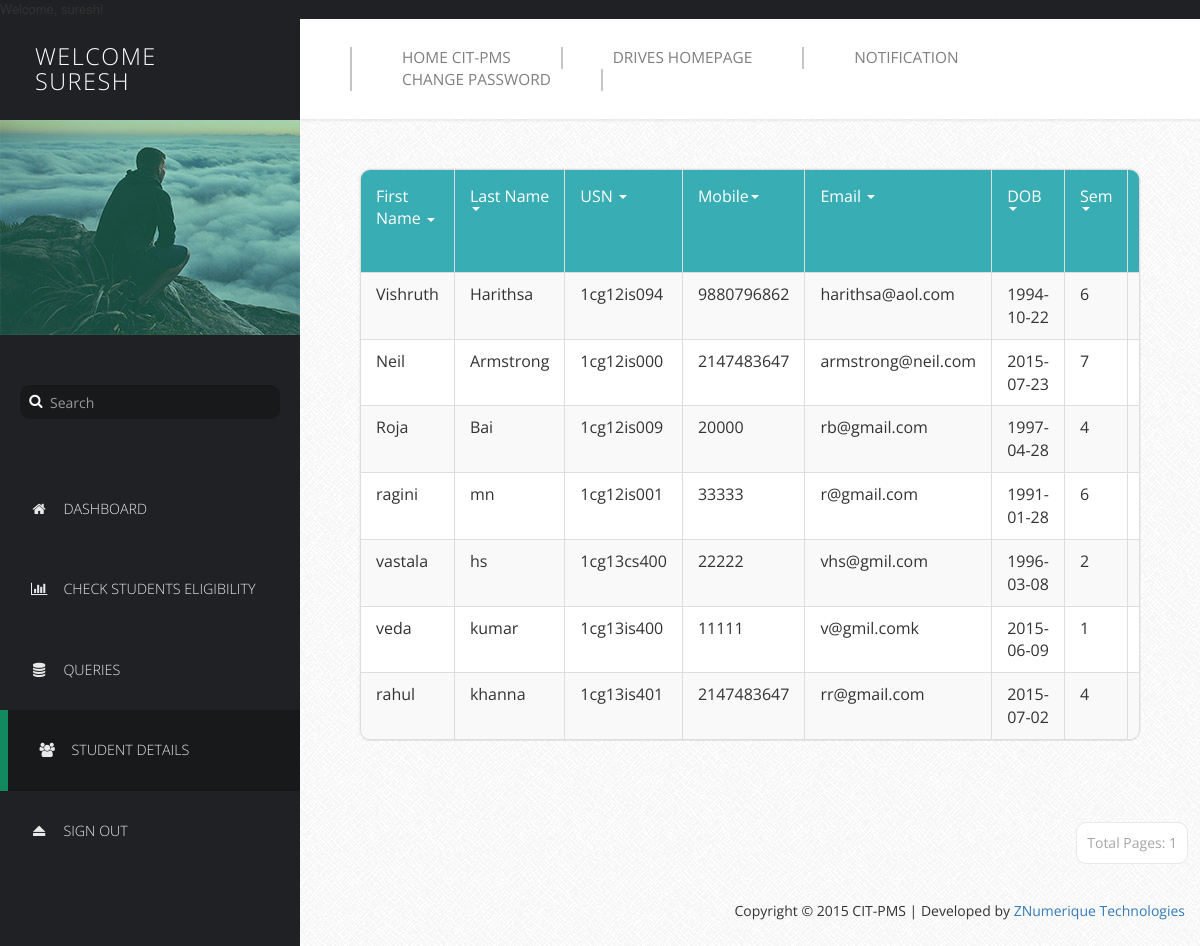
Screenshot of /Profilers/PriProfile/manage-users.php (signed in) with the database file from the repository.
### tables this page shows
CREATE TABLE IF NOT EXISTS `basicdetails` (
  `Id` int(11) NOT NULL AUTO_INCREMENT,
  `FirstName` varchar(25) NOT NULL,
  `LastName` varchar(25) NOT NULL,
  `USN` varchar(10) NOT NULL,
  `Mobile` bigint(11) NOT NULL,
  `Email` varchar(255) NOT NULL,
  `DOB` date NOT NULL,
  `Sem` int(11) NOT NULL,
  `Branch` varchar(15) NOT NULL,
  `SSLC` float NOT NULL,
  `PU/Dip` float NOT NULL,
  `BE` float NOT NULL,
  `Backlogs` int(11) NOT NULL,
  `HofBacklogs` tinyint(1) NOT NULL,
  `DetainYears` int(11) NOT NULL,
  `Approve` tinyint(1) NOT NULL DEFAULT '0',
  `ApprovalDate` date NOT NULL,
  PRIMARY KEY (`USN`),
  UNIQUE KEY `Id` (`Id`),
  UNIQUE KEY `USN_2` (`USN`,`Mobile`,`Email`)
);

### Profilers/PriProfile/manage-users.php (the view, shortened to what this page needs)
<!DOCTYPE html>
<html lang="en">
  <head>
    <link href="css/font-awesome.min.css" rel="stylesheet">
    <link href="css/bootstrap.min.css" rel="stylesheet">
    <link href="css/templatemo-style.css" rel="stylesheet">
  </head>
  <body>
    <div class="templatemo-flex-row">
      <div class="templatemo-sidebar">
        <header class="templatemo-site-header">
         <?php
          $Welcome = "Welcome";
          echo "<h1>" . $Welcome . "<br>". $_SESSION['priusername']. "</h1>";
          ?>
        </header>
        <div class="profile-photo-container">
          <img src="images/profile-photo.jpg" alt="Profile Photo" class="img-responsive">
          <div class="profile-photo-overlay"></div>
        </div>
        <form class="templatemo-search-form" role="search">
          <div class="input-group">
              <button type="submit" class="fa fa-search"></button>
              <input type="text" class="form-control" placeholder="Search" name="srch-term" id="srch-term">
          </div>
        </form>
        <nav class="templatemo-left-nav">
          <ul>
         <li><a href="index.php" ><i class="fa fa-home fa-fw"></i>Dashboard</a></li>
            <li><a href="Students Eligibility.php"><i class="fa fa-bar-chart fa-fw"></i>Check Students Eligibility</a></li>
            <li><a href="queries.php"><i class="fa fa-database fa-fw"></i>Queries</a></li>
            <li><a href="manage-users.php" class="active" ><i class="fa fa-users fa-fw"></i>Student Details</a></li>
            <li><a href="logout.php"><i class="fa fa-eject fa-fw"></i>Sign Out</a></li>
          </ul>
        </nav>
      </div>
      <div class="templatemo-content col-1 light-gray-bg">
        <div class="templatemo-top-nav-container">
          <div class="row">
            <nav class="templatemo-top-nav col-lg-12 col-md-12">
              <ul class="text-uppercase">
                  <li>
                  <a href="../../Homepage/index.php">Home CIT-PMS</a>
                </li>
                <li>
                  <a href="../../Drives/index.php">Drives Homepage</a>
                </li>
                <li>
                   <a href="Notif.php">Notification</a>
                </li>
                <li>
                  <a href="Change Password.php">Change Password</a>
                  </li>
              </ul>
            </nav>
          </div>
        </div>
         <div class="templatemo-content-container">
          <div class="templatemo-content-widget no-padding">
            <div class="panel panel-default table-responsive">
              <table class="table table-striped table-bordered templatemo-user-table">
                <thead>
                  <tr>
                    <td><a href="" class="white-text templatemo-sort-by">First Name <span class="caret"></span></a></td>
                    <td><a href="" class="white-text templatemo-sort-by">Last Name <span class="caret"></span></a></td>
                    <td><a href="" class="white-text templatemo-sort-by">USN <span class="caret"></span></a></td>
                    <td><a href="" class="white-text templatemo-sort-by">Mobile<span class="caret"></span></a></td>
                    <td><a href="" class="white-text templatemo-sort-by">Email <span class="caret"></span></a></td>
                     <td><a href="" class="white-text templatemo-sort-by">DOB<span class="caret"></span></a></td>
                      <td><a href="" class="white-text templatemo-sort-by">Sem<span class="caret"></span></a></td>
                       <td><a href="" class="white-text templatemo-sort-by">Branch<span class="caret"></span></a></td>
                  </tr>
                </thead>
                <tbody>
<?php
$conn = mysqli_connect('localhost', "root", "peter@272105", 'details');
$num_rec_per_page = 15;
if (isset($_GET["page"])) {
    $page = $_GET["page"];
} else {
    $page = 1;
}
$start_from = ($page-1) * $num_rec_per_page;
$sql = "SELECT * FROM basicdetails WHERE Approve='1' ORDER BY ApprovalDate DESC LIMIT $start_from, $num_rec_per_page";
$result = mysqli_query($conn, $sql);
while ($row = mysqli_fetch_assoc($result)) {
    echo "<tr>";
    echo "<td>" . htmlspecialchars($row['FirstName']) . "</td>";
    echo "<td>" . htmlspecialchars($row['LastName']) . "</td>";
    echo "<td>" . htmlspecialchars($row['USN']) . "</td>";
    echo "<td>" . htmlspecialchars($row['Mobile']) . "</td>";
    echo "<td>" . htmlspecialchars($row['Email']) . "</td>";
    echo "<td>" . htmlspecialchars($row['DOB']) . "</td>";
    echo "<td>" . htmlspecialchars($row['Sem']) . "</td>";
    echo "<td>" . htmlspecialchars($row['Branch']) . "</td>";
    echo "</tr>";
}
?>
                </tbody>
              </table>
            </div>
          </div>
        </div>
        <div class="pagination-wrap">
          <ul class="pagination">
<?php
$sql = "SELECT COUNT(*) AS total FROM basicdetails WHERE Approve='1'";
$result = mysqli_query($conn, $sql);
$row = mysqli_fetch_assoc($result);
$total_records = $row['total'];
$totalpage = ceil($total_records / $num_rec_per_page);
$currentpage = (isset($_GET['page']) ? $_GET['page'] : 1);
if ($currentpage >= 1 && $currentpage <= $totalpage) {
    echo "<li><a>Total Pages: " . $totalpage . "</a></li>";
}
?>
          </ul>
        </div>
          <footer class="text-right">
            <p>Copyright &copy; 2015 CIT-PMS | Developed by
              <a href="http://znumerique.azurewebsites.net" target="_parent">ZNumerique Technologies</a></p>
          </footer>
        </div>
      </div>
  </body>
</html>

### Profilers/PriProfile/css/templatemo-style.css (style rules this page uses)
* { font-family: 'Open Sans', sans-serif; }
body { font-size: 13px; }
body, .templatemo-left-nav { background: #1f2124; }
h1, h2, h3 { margin: 0; }
ul { list-style-type: none; margin: 0; padding: 0; }
nav li { font-size: 1.1em; list-style: none; text-transform: uppercase; }
.white-text { color: white; }
.light-gray-bg { font-family:"Trebuchet MS", "Myriad Pro", Arial, sans-serif; font-size:14px; background:#f4f4f4 url(../images/bg.png) repeat top left; color:#333; overflow-y:scroll; }
footer { padding: 15px; }
.templatemo-sidebar { width: 300px; }
.templatemo-site-header { margin: 25px 30px; }
.templatemo-site-header h1 { color: white; display: inline-block; font-size: 1.8em; font-weight: 300; letter-spacing: 1.5px; margin: 0 5px; text-transform: uppercase; vertical-align: middle; }
.profile-photo-container { position: relative; }
.profile-photo-overlay { background-color: rgba(4, 152, 114, 0.35); position: absolute; top: 0; left: 0; width: 100%; height: 100%; transition: all 0.3s ease; }
.templatemo-search-form { font-size: 1.1em; margin: 50px 20px; }
.templatemo-search-form .input-group { width: 100%; }
.templatemo-search-form .input-group .form-control { background-color: #18191b; border: none; border-radius: 10px; color: #DDD; padding-left: 30px; }
.templatemo-search-form .input-group { position: relative; }
.fa-search { height:32px; width:32px; border: none; cursor: pointer; color:white; background:transparent; position:absolute; top: 0; left: 0; z-index: 100; }
.templatemo-left-nav li { font-weight: 300; }
.templatemo-left-nav a.active, .templatemo-left-nav a:hover { background: #18191b; border-left: 8px solid #13895F; }
.templatemo-left-nav a { color: #e9e9ea; display: block; padding: 30px; transition: all 0.3s ease; }
.templatemo-left-nav .fa { margin-right: 15px; }
.templatemo-top-nav-container { background-color: white; padding: 28px 50px; box-shadow: 0px 0px 2px 2px rgba(161, 159, 159, 0.18); }
.templatemo-top-nav li { float: left; list-style: none; }
.templatemo-top-nav a { color: #7f7f7f; display: block; padding: 0 50px; border-left: 2px solid #c5c5c5; }
.templatemo-top-nav li:last-child a { border-right: 2px solid #c5c5c5; }
.templatemo-content { margin-top: 0px; min-height: 600px; padding: 0; overflow-x: hidden; }
.templatemo-content-container { padding: 40px 50px; }
.templatemo-flex-row { display: -webkit-flex; display: -ms-flexbox; display: flex; }
.col-1 { -webkit-flex: 1; -ms-flex: 1; flex: 1; }
.templatemo-content-widget { border-radius: 10px; padding: 30px; position: relative; margin: 10px; box-shadow: 0px 0px 1px 1px rgba(161, 159, 159, 0.1); }
.templatemo-content-widget.no-padding { padding: 0; }
.panel { border-radius: 10px; }
.pagination-wrap { margin-right: 10px; text-align: right; }
.pagination>li>a { border-color: #E9E8E8; color: #a6a6a6; margin: 2px; padding: 10px; }
.pagination>li>a, .pagination>li:first-child>a, .pagination>li:last-child>a { border-radius: 10px; }
.table { margin-bottom: 0; }
.table>tbody>tr>td { padding: 10px 15px; }
.table>thead>tr>td { padding: 15px; }
.templatemo-user-table thead { background-color: #39ADB4; color: white; }
.panel>.table-responsive:last-child>.table:last-child, .panel>.table:last-child { border-bottom-right-radius: 10px; border-bottom-left-radius: 10px; }
.panel>.table:first-child { border-top-left-radius: 10px; border-top-right-radius: 10px; }
@media only screen and (min-width: 768px) { .templatemo-left-nav { display: block !important; } }

### rows the page displays
basicdetails: FirstName "Vishruth", LastName "Harithsa", USN "1cg12is094", Mobile "9880796862", Email "harithsa@aol.com", DOB "1994-10-22", Sem "6"
basicdetails: FirstName "Neil", LastName "Armstrong", USN "1cg12is000", Mobile "2147483647", Email "armstrong@neil.com", DOB "2015-07-23", Sem "7"
basicdetails: FirstName "Roja", LastName "Bai", USN "1cg12is009", Mobile "20000", Email "rb@gmail.com", DOB "1997-04-28", Sem "4"
basicdetails: FirstName "ragini", LastName "mn", USN "1cg12is001", Mobile "33333", Email "r@gmail.com", DOB "1991-01-28", Sem "6"
basicdetails: FirstName "vastala", LastName "hs", USN "1cg13cs400", Mobile "22222", Email "vhs@gmil.com", DOB "1996-03-08", Sem "2"
basicdetails: FirstName "veda", LastName "kumar", USN "1cg13is400", Mobile "11111", Email "v@gmil.comk", DOB "2015-06-09", Sem "1"
basicdetails: FirstName "rahul", LastName "khanna", USN "1cg13is401", Mobile "2147483647", Email "rr@gmail.com", DOB "2015-07-02", Sem "4"

### other values shown
$Welcome "WELCOME"
$_SESSION['priusername'] "SURESH"
$totalpage "1"
